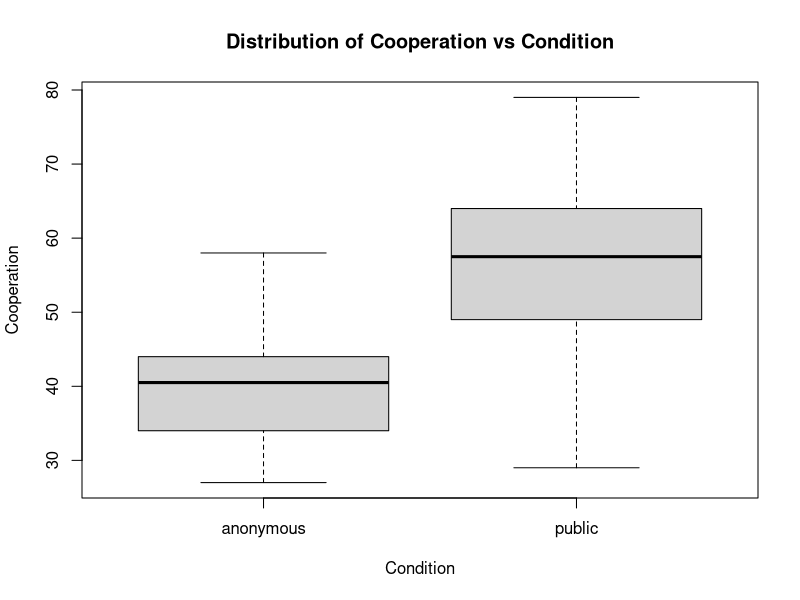

Write the R code that produced this figure.
library(carData)
data("Guyer")
str(Guyer)

mean_coop = mean(Guyer$cooperation)
print(paste("Cooperation Mean", mean_coop))

boxplot(cooperation ~ condition, data = Guyer,
        main = "Distribution of Cooperation vs Condition",
        xlab = "Condition",
        ylab = "Cooperation")

# Some Change